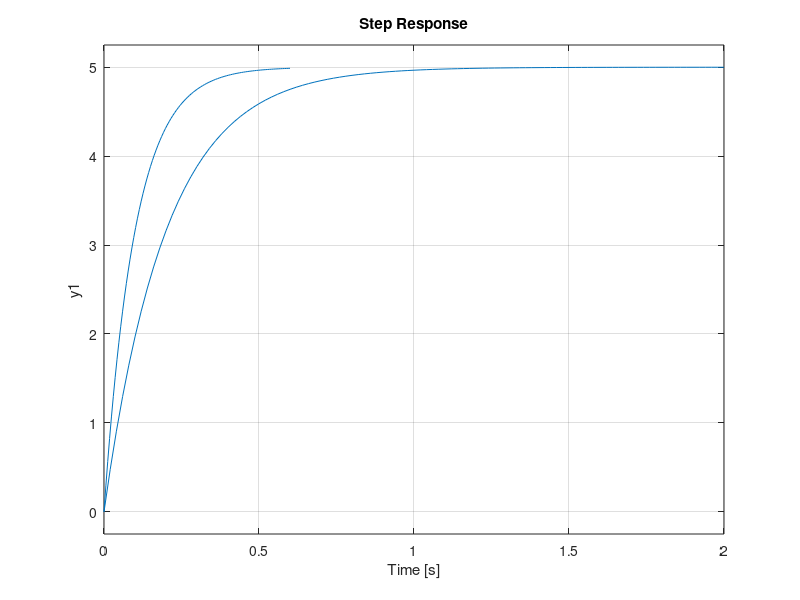

MATLAB code for this plot:
%% Section 1
num = [1 3]; % Coeficientes del Numerador
den = [1 0 1]; % Coeficientes del Denominador
FT1 = tf(num,den); % Se genera la función

%% Section 2
z = [ ]; %Ceros del Numerador
k = 1; %Valor de la constante del Numerador
p = [-1 1]; % Polos del Denominador
[num, den] = zp2tf(z,p,k); % Devuelve las variables con los respectivos coeficientes, a partir de los zeros y polos  
FT2 = tf(num,den); 

%% Section 3 
s = tf("s");
funcion = (s+3)/(s^2+1);
pole(funcion) %para ver los polos
%ceros(funcion) %para ver los ceros

%% Section 4

num = 1;
A = 5;
T = 0.1;
den = [T 1];
G = tf(num,den);
step(A*G) 

%% Section 5

num = 1;
A = 5;
T = 0.1;
den = [T 1];
G1 = tf(num,den);
step(A*G1) 

hold on % Espera para graficar las 2 funciones
num = 1;
A = 5;
T = 0.2;
den = [T 1];
G2 = tf(num,den);
step(A*G2) 